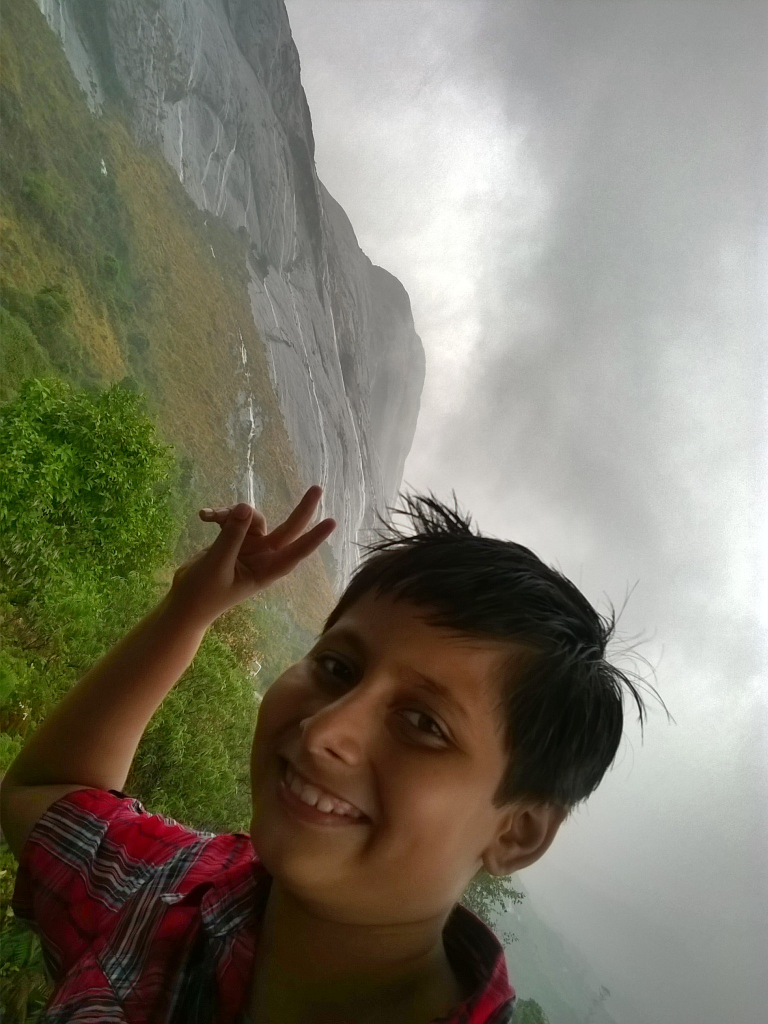
#> input picture uploads/Camera360_2015_4_13_013444.jpg, 1536 x 2048 px, found by its file name (shown at 1/2 size)
$ python sticker_generator.py
#> lines starting #> are read from the running program, lines starting #| are printed output that depends on the picture
### src/fonts.py
import os, logging, requests

FONTS_DIR = "./fonts"

# Font file mapping (local file names)
font_files = {
    "Bangers": "Bangers-Regular.ttf",
    "Lobster": "Lobster-Regular.ttf",
    "Pacifico": "Pacifico-Regular.ttf",
    "Anton": "Anton-Regular.ttf"
}

# Google Fonts Download Links (manually fetched)
google_fonts = {
    "Bangers": "https://github.com/google/fonts/raw/main/ofl/bangers/Bangers-Regular.ttf",
    "Lobster": "https://github.com/google/fonts/raw/main/ofl/lobster/Lobster-Regular.ttf",
    "Pacifico": "https://github.com/google/fonts/raw/main/ofl/pacifico/Pacifico-Regular.ttf",
    "Anton": "https://github.com/google/fonts/raw/main/ofl/anton/Anton-Regular.ttf"
}

# Function to download fonts if missing
def get_font(font_name, log_filename):
    # Configure logging to append logs to the latest file
    if log_filename:
        logging.basicConfig(
            filename=log_filename,
            level=logging.INFO,
            format="%(asctime)s - %(levelname)s - %(message)s",
            datefmt="%Y-%m-%d %H:%M:%S"
        )

    """Checks if a font is available; if not, downloads it."""
    if font_name not in font_files:
        logging.warning(f"Font '{font_name}' is not recognized. Using default font.")
        return None

    font_path = os.path.join(FONTS_DIR, font_files[font_name])

    if not os.path.exists(font_path):
        logging.info(f"Downloading {font_name} font...")

        url = google_fonts.get(font_name)
        if url:
            try:
                response = requests.get(url, stream=True)
                response.raise_for_status()                # Raise error for bad responses
                with open(font_path, "wb") as f:
                    f.write(response.content)
                logging.info(f"{font_name} downloaded and saved at {font_path}.")
            except requests.exceptions.RequestException as e:
                logging.error(f"Error downloading {font_name}: {e}")
                return None
        else:
            logging.error(f"No download URL found for {font_name}. Please add the font manually.")
            return None

    return font_path

### src/sticker_generator.py
from datetime import datetime
import os, io, logging, piexif

from PIL import Image, ImageDraw, ImageFont
from fonts import get_font

# Configuration
OUTPUT_DIR = "stickers"
WHATSAPP_MAX_SIZE = (512, 512)
DEFAULT_FONT_SIZE = 40
BACKGROUND_COLOR = (0, 0, 0, 0)  # Transparent

def create_whatsapp_sticker(image, output_path):
    """Final processing to make image WhatsApp-compatible"""
    try:
        # Generate minimal EXIF metadata required for WhatsApp stickers
        exif_dict = {
            "0th": {
                piexif.ImageIFD.Make: "WhatsApp",
                piexif.ImageIFD.Software: "AI Sticker Studio"
            },
            "Exif": {},
            "GPS": {},
            "Interop": {},
            "1st": {},
            "thumbnail": None
        }
        exif_bytes = piexif.dump(exif_dict)

        # Save as WebP first (without EXIF)
        output_io = io.BytesIO()
        image.save(output_io, format="WEBP", lossless=True)  # Lossless WebP for stickers

        # Write WebP to file
        with open(output_path, "wb") as f:
            f.write(output_io.getvalue())

        # Inject EXIF metadata
        piexif.insert(exif_bytes, output_path)

        return True
    except Exception as e:
        logging.error(f"Error creating WhatsApp sticker: {e}")
        return False

def conv_to_sticker(seg_img_path, caption, color, font_name, log_filename=None):
    """Generates a WhatsApp-compatible sticker with caption at the TOP"""
#> called with seg_img_path = 'uploads\\Camera360_2015_4_13_013444.jpg', caption = 'Hello World!', color = (255, 0, 0), font_name = 'Bangers-Regular'
    # Setup logging
    if log_filename:
        logging.basicConfig(
            filename=log_filename,
            level=logging.INFO,
            format="%(asctime)s - %(levelname)s - %(message)s",
            datefmt="%Y-%m-%d %H:%M:%S"
        )

    try:
        # 1. Load and validate image
        if not os.path.exists(seg_img_path):
            raise FileNotFoundError(f"Image not found at {seg_img_path}")

        image = Image.open(seg_img_path).convert("RGBA")

        # 2. Process image to sticker format
        image.thumbnail(WHATSAPP_MAX_SIZE, Image.LANCZOS)
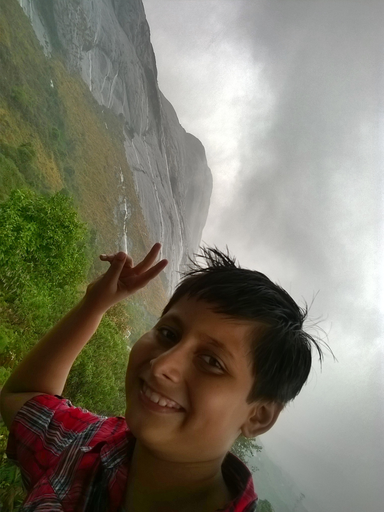
#> image: PIL image 384x512 RGBA; mean R, G, B, A 125.3, 121.6, 106.3, 255
        sticker = Image.new("RGBA", WHATSAPP_MAX_SIZE, BACKGROUND_COLOR)
#> sticker: PIL image 512x512 RGBA; every value is 0
        x_offset = (WHATSAPP_MAX_SIZE[0] - image.size[0]) // 2
#> x_offset = 64
        y_offset = (WHATSAPP_MAX_SIZE[1] - image.size[1]) // 2
#> y_offset = 0
        sticker.paste(image, (x_offset, y_offset), image)
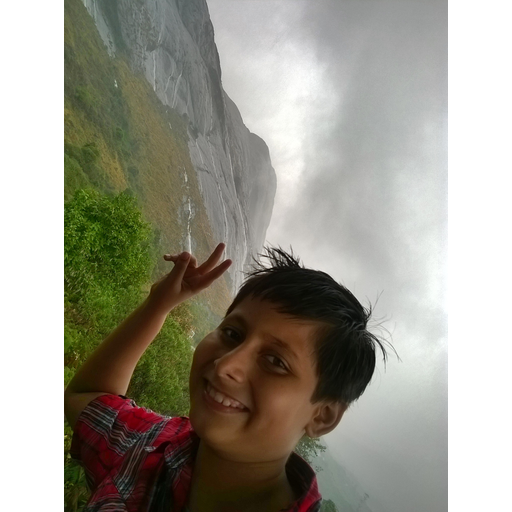
#> sticker: PIL image 512x512 RGBA; mean R, G, B, A 94, 91.2, 79.7, 191.2; transparent parts drawn white

        # 3. Add caption if provided
        if caption:
            # Get font (with fallback)
            font_path = get_font(font_name.replace("-Regular", ""), log_filename)
            try:
                font = ImageFont.truetype(font_path, DEFAULT_FONT_SIZE) if font_path else ImageFont.load_default()
            except:
                font = ImageFont.load_default()
                logging.warning(f"Using default font - couldn't load {font_name}")

            # Calculate text position (centered at TOP)
            draw = ImageDraw.Draw(sticker)
            text_width = draw.textlength(caption, font=font)
#> text_width = 244.8
            text_position = (
                (WHATSAPP_MAX_SIZE[0] - text_width) // 2,  # Center horizontally
                20  # 20px from top
            )
#> text_position = (133, 20)

            # Add text with outline for better visibility
            for x_shift in [-1, 0, 1]:
                for y_shift in [-1, 0, 1]:
                    if x_shift or y_shift:
                        draw.text(
                            (text_position[0] + x_shift, text_position[1] + y_shift),
                            caption,
                            fill="black",
                            font=font
                        )
            draw.text(text_position, caption, fill=color, font=font)

        # 4. Save as WhatsApp-compatible sticker
        os.makedirs(OUTPUT_DIR, exist_ok=True)
        output_filename = f"sticker_{caption}_{datetime.now().strftime('%H-%M-%S')}.webp"
        output_path = os.path.join(OUTPUT_DIR, output_filename)

        if create_whatsapp_sticker(sticker, output_path):
            logging.info(f"Successfully created sticker: {output_path}")
            return output_path

    except Exception as e:
        logging.error(f"Error generating sticker: {e}")

    return None

if __name__ == "__main__":
    # Example usage
    image_path = "uploads\Camera360_2015_4_13_013444.jpg"
    caption = "Hello World!"
    color = (255, 0, 0)  # Red
    font_name = "Bangers-Regular"

    # Configuration
    OUTPUT_DIR = "stickers_new"
    WHATSAPP_MAX_SIZE = (512, 512)
    DEFAULT_FONT_SIZE = 40
    BACKGROUND_COLOR = (0, 0, 0, 0)

#> (the run stopped early here; a loop or call above may not have finished)

$ run again, with uploads/Camera360_2014_6_2_011354.jpg copied over uploads/Camera360_2015_4_13_013444.jpg
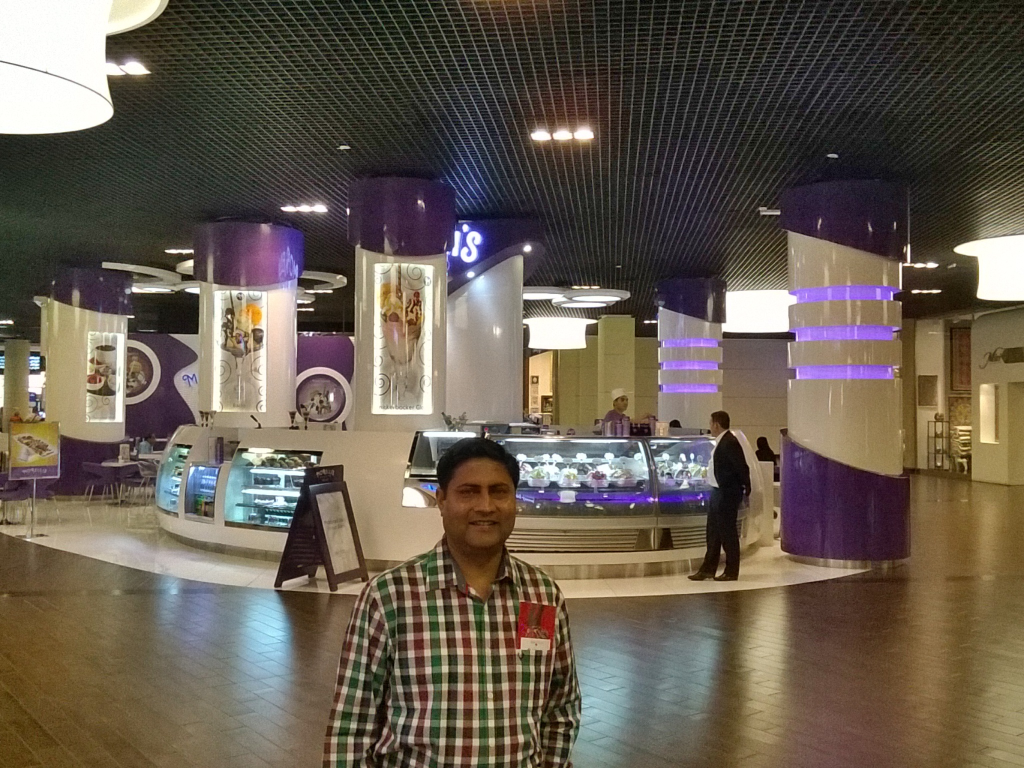
#> input picture uploads/Camera360_2014_6_2_011354.jpg, 2048 x 1536 px, found by its file name (shown at 1/2 size)
#> in conv_to_sticker, `image.thumbnail(WHATSAPP_MAX_SIZE, Image.LANCZOS)`:
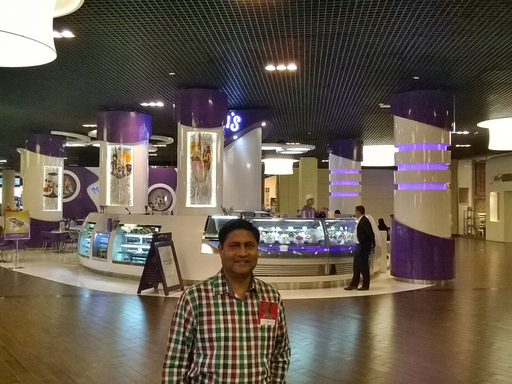
#> image: PIL image 512x384 RGBA; mean R, G, B, A 102.8, 92.3, 79.9, 255
#> in conv_to_sticker, `sticker.paste(image, (x_offset, y_offset), image)`:
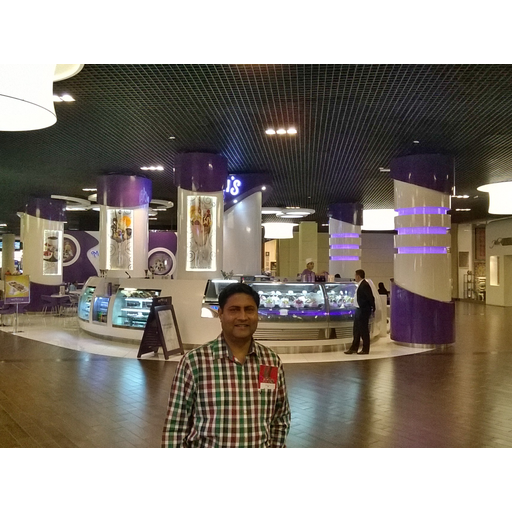
#> sticker: PIL image 512x512 RGBA; mean R, G, B, A 77.1, 69.2, 59.9, 191.2; transparent parts drawn white
#> text_width = 244.8
#> text_position = (133, 20)

$ run again, with uploads/Camera360_2014_6_2_104111.jpg copied over uploads/Camera360_2015_4_13_013444.jpg
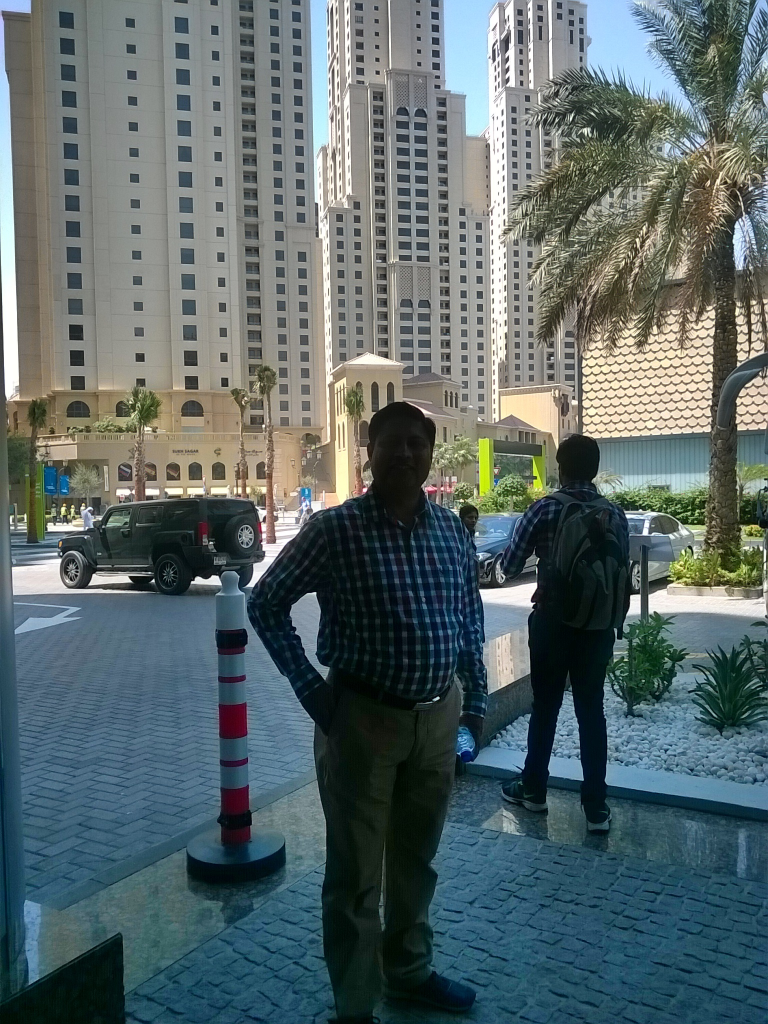
#> input picture uploads/Camera360_2014_6_2_104111.jpg, 1536 x 2048 px, found by its file name (shown at 1/2 size)
#> in conv_to_sticker, `image.thumbnail(WHATSAPP_MAX_SIZE, Image.LANCZOS)`:
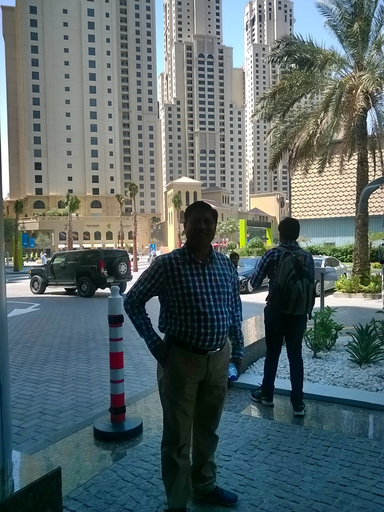
#> image: PIL image 384x512 RGBA; mean R, G, B, A 90.2, 104.3, 105.4, 255
#> in conv_to_sticker, `sticker.paste(image, (x_offset, y_offset), image)`:
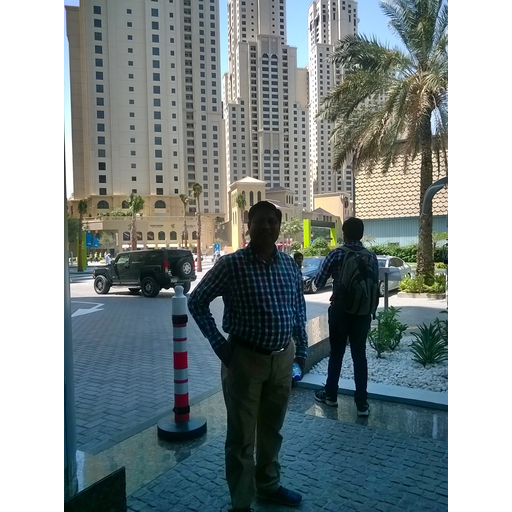
#> sticker: PIL image 512x512 RGBA; mean R, G, B, A 67.6, 78.2, 79.1, 191.2; transparent parts drawn white
#> text_width = 244.8
#> text_position = (133, 20)
